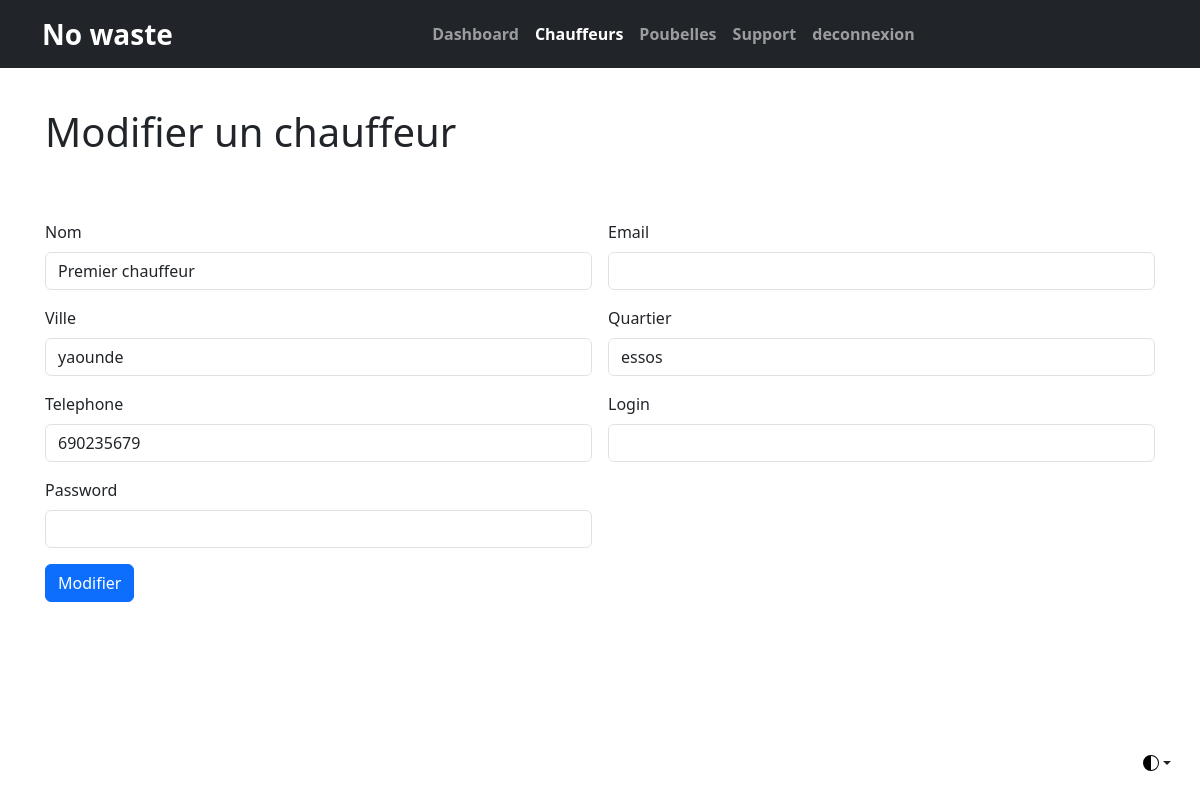
Page /modifChauffeur.php?id=1 on the committed database.
### tables this page shows
CREATE TABLE IF NOT EXISTS `chauffeurs` (
  `idChauffeur` int NOT NULL AUTO_INCREMENT,
  `nom` varchar(250) NOT NULL,
  `email` varchar(250) NOT NULL,
  `ville` varchar(250) NOT NULL,
  `quartier` varchar(200) NOT NULL,
  `telephone` text NOT NULL,
  `loginChauffeur` varchar(30) NOT NULL,
  `password` text NOT NULL,
  PRIMARY KEY (`idChauffeur`)
);

### modifChauffeur.php (the view, shortened to what this page needs)
<?php
    include_once("main.php");
    include_once("headers.php");
    if(!empty($_GET["id"])) {
      $query="select * from chauffeurs where idChauffeur=:id";
      $pdostmt=$pdo->prepare($query);
      $pdostmt->execute(["id"=>$_GET['id']]);
      while($row=$pdostmt->fetch(PDO::FETCH_ASSOC)):
    ?>
    <h1 class="mt-5" data-aos="zoom-in-down">Modifier un chauffeur</h1>
<form  data-aos="zoom-in-down" class="row g-3 mt-5" method="POST">
  <div class="col-md-6">
    <label for="inputNom" class="form-label">Nom</label>
    <input name="inputNom" type="text" class="form-control" id="inputNom" value="<?php echo $row["nom"];?>" required>
  </div>
  <div class="col-md-6">
    <label for="inputEmail" class="form-label">Email</label>
    <input name="inputEmail" type="text" class="form-control" id="inputEmail"  value="<?php echo $row["email"];?>" required>
  </div>
  <div class="col-md-6">
    <label for="inputVille" class="form-label">Ville</label>
    <input name="inputVille" type="text" class="form-control" id="inputVille"  value="<?php echo $row["ville"];?>" required>
  </div>
  <div class="col-md-6">
    <label for="inputQuartier" class="form-label">Quartier</label>
    <input name="inputQuartier" type="text" class="form-control" id="inputQuartier"  value="<?php echo $row["quartier"];?>" required>
  </div>
  <div class="col-6">
    <label for="inputTelephone" class="form-label">Telephone</label>
    <input class="form-control" type="tel" name="inputTelephone" id="inputTelephone"  value="<?php echo $row["telephone"];?>" required>
  </div>
  <div class="col-6">
    <label for="inputLogin" class="form-label">Login</label>
    <input class="form-control" type="text" name="inputLogin" id="inputLogin"  value="<?php echo $row["loginChauffeur"];?>" required>
  </div>
  <div class="col-6">
    <label for="inputPassword" class="form-label">Password</label>
    <input class="form-control" type="password" name="inputPassword" id="inputPassword"  value="<?php echo $row["password"];?>" required>
  </div>
  <div class="col-12">
    <button type="submit" class="btn btn-primary">Modifier</button>
  </div>
</form>
</div>
</main>
<?php
  endWhile;
  }
?>
<?php
    include_once("footer.php");
?>

### css/style.css (style rules this page uses)
:root { --white:#fff; --light:#f3f4ee; --fuscha:hsl(334, 94%, 57%); --desaturate-fusha:hsla(334, 94%, 57%,0.15); --desaturate-fusha-2:hsla(334, 94%, 57%,0.1); --cyan:hsla(184, 46%, 57%); --desaturate-cyan:hsla(184, 46%, 57%,0.25); --desaturate-cyan-2:hsla(184, 46%, 57%,0.15); --light-blue:#bbeef1; --pinkless:#fff3e0; --yellow: #f1b813; --text-color-primary: #314657; --text-color-secondary: #58626e; --text-color-third: #9db3be; --box-shadow-card: 8px 8px 32px var(--desaturate-fuscha); --box-shadow-card-2: 8px 8px 32px var(--desaturate-cyan); --box-sidebar: 2px 4px 16px var(--desaturate-cyan-2); --padding-card: 28px; --border-raduis-rounded: 50%; --border-raduis-4: 4px; --border-raduis-8: 8px; --border-raduis-12: 12px; --border-raduis-card: var(--padding-card); }

### rows in the picture
chauffeurs: inputNom "Premier chauffeur", inputVille "yaounde", inputQuartier "essos", inputTelephone "690235679"
